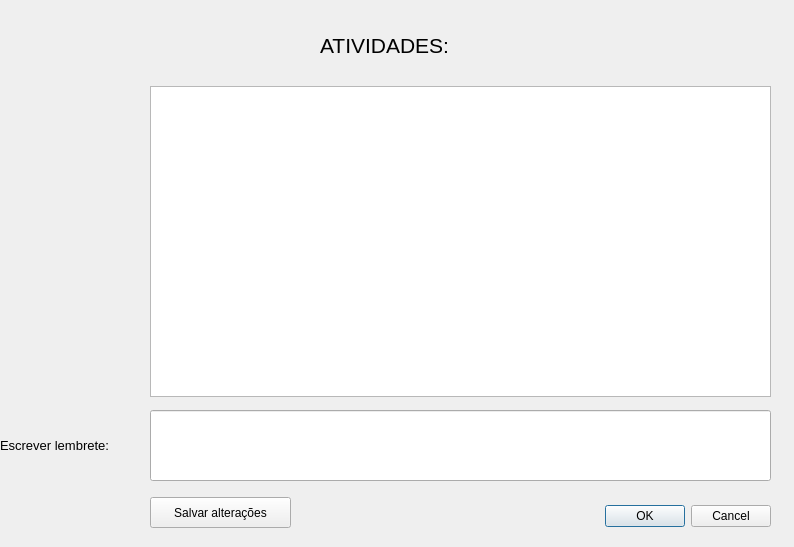
<?xml version="1.0" encoding="UTF-8"?>
<ui version="4.0">
 <class>Lembrete</class>
 <widget class="QDialog" name="Lembrete">
  <property name="geometry">
   <rect>
    <x>0</x>
    <y>0</y>
    <width>794</width>
    <height>547</height>
   </rect>
  </property>
  <property name="windowTitle">
   <string>Dialog</string>
  </property>
  <widget class="QDialogButtonBox" name="buttonBox">
   <property name="geometry">
    <rect>
     <x>430</x>
     <y>500</y>
     <width>341</width>
     <height>32</height>
    </rect>
   </property>
   <property name="orientation">
    <enum>Qt::Horizontal</enum>
   </property>
   <property name="standardButtons">
    <set>QDialogButtonBox::Cancel|QDialogButtonBox::Ok</set>
   </property>
  </widget>
  <widget class="QLineEdit" name="lembret_edit">
   <property name="geometry">
    <rect>
     <x>150</x>
     <y>410</y>
     <width>621</width>
     <height>71</height>
    </rect>
   </property>
  </widget>
  <widget class="QLabel" name="label">
   <property name="geometry">
    <rect>
     <x>0</x>
     <y>420</y>
     <width>141</width>
     <height>51</height>
    </rect>
   </property>
   <property name="font">
    <font>
     <pointsize>10</pointsize>
    </font>
   </property>
   <property name="text">
    <string>Escrever lembrete:</string>
   </property>
  </widget>
  <widget class="QPlainTextEdit" name="plainTextEdit">
   <property name="geometry">
    <rect>
     <x>150</x>
     <y>86</y>
     <width>621</width>
     <height>311</height>
    </rect>
   </property>
  </widget>
  <widget class="QLabel" name="label_2">
   <property name="geometry">
    <rect>
     <x>320</x>
     <y>20</y>
     <width>201</width>
     <height>51</height>
    </rect>
   </property>
   <property name="font">
    <font>
     <pointsize>16</pointsize>
    </font>
   </property>
   <property name="text">
    <string>ATIVIDADES:</string>
   </property>
  </widget>
  <widget class="QPushButton" name="pushButton">
   <property name="geometry">
    <rect>
     <x>150</x>
     <y>497</y>
     <width>141</width>
     <height>31</height>
    </rect>
   </property>
   <property name="text">
    <string>Salvar alterações</string>
   </property>
  </widget>
 </widget>
 <resources/>
 <connections>
  <connection>
   <sender>buttonBox</sender>
   <signal>accepted()</signal>
   <receiver>Lembrete</receiver>
   <slot>accept()</slot>
   <hints>
    <hint type="sourcelabel">
     <x>248</x>
     <y>254</y>
    </hint>
    <hint type="destinationlabel">
     <x>157</x>
     <y>274</y>
    </hint>
   </hints>
  </connection>
  <connection>
   <sender>buttonBox</sender>
   <signal>rejected()</signal>
   <receiver>Lembrete</receiver>
   <slot>reject()</slot>
   <hints>
    <hint type="sourcelabel">
     <x>316</x>
     <y>260</y>
    </hint>
    <hint type="destinationlabel">
     <x>286</x>
     <y>274</y>
    </hint>
   </hints>
  </connection>
 </connections>
</ui>
